Frame 1 (no input): blank canvas, image omitted
Frame 60 (the mouse pressed at the canvas centre just before this capture): blank canvas, image omitted
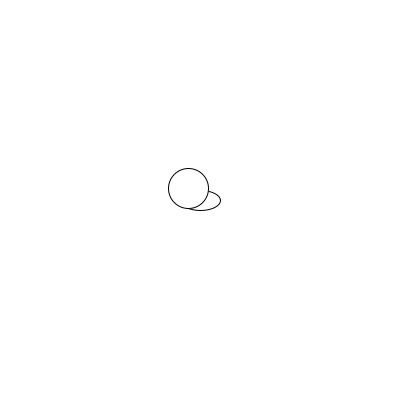
Frame 120 (the mouse held since frame 60 and released just before this capture)

The Processing sketch whose frames 1 and 60 were blank and that drew this single picture after the mouse press (run headless with seeded random() and noise(); from frame 60 on, the mouse is pressed at the canvas centre):

// Processing sketch: week03_05_mouse_cat_x_y
// ── week03_05_mouse_cat_x_y.pde
//week03_05_mouse_cat_x_y
void setup(){
  size(400,400);
}
float x,y;
void draw(){
  background(255);
  ellipse(mouseX,mouseY,40,20);
  ellipse(x,y,40,40);
  x = (x*20+mouseX) / 21;
  y = (y*20+mouseY) / 21;
}
